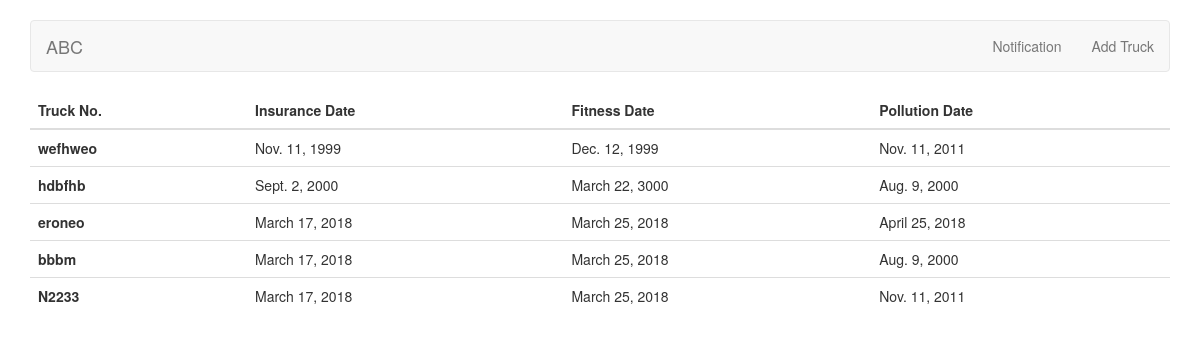
The page / on the database its author committed.
### data/models.py (models this page shows)
class AddTruck(models.Model):
    truck_number = models.CharField(max_length=10,null=False,blank=False)
    insurance_date = models.DateField(null=False,blank=False)
    fitness_date= models.DateField(null=False,blank=False)
    pollution_date = models.DateField(null=False, blank=False)

### ABC/views.py (the view)
# urls.py: url(r'^$',views.home,name='home' ),
def home(request):
    trucks = AddTruck.objects.all()
    return render(request,'data/home.html',{'trucks':trucks})

### templates/data/home.html (shortened to what this page needs)
{% extends 'base.html' %}
{% block content %}
<div class="container">
        <table class="table">
          <thead class="thead-dark">
            <tr>
              <th scope="col">Truck No.</th>
              <th scope="col">Insurance Date</th>
              <th scope="col">Fitness Date</th>
              <th scope="col">Pollution Date</th>
            </tr>
          </thead>
          <tbody>
          {% for truck in trucks %}
            <tr>
              <th scope="row">{{ truck.truck_number}}</th>
              <td>{{ truck.insurance_date }}</td>
              <td>{{ truck.fitness_date }}</td>
              <td>{{ truck.pollution_date }}</td>
            </tr>
           {% endfor %}
          </tbody>
        </table>
</div>
{% endblock %}

### templates/base.html (shortened to what this page needs)
<!DOCTYPE html>
<html lang="en">
<head>
    <link rel="stylesheet" href="//maxcdn.bootstrapcdn.com/bootstrap/3.3.7/css/bootstrap.min.css">
</head>
<body>
<br>
<div class="container">
      <nav class="navbar navbar-default">
        <div class="container-fluid">
          <div class="navbar-header">
            <a class="navbar-brand" href="/">ABC</a>
          </div>
            <ul class="nav navbar-nav navbar-right">
              <li><a href="{% url 'notification' %}">Notification</a></li>
              <li><a href="{% url 'truck' %}">Add Truck</a></li>
            </ul>
          </div>
        </div>
{% block content %}
{% endblock %}
</body>
</html>

### rows shown on the page
AddTruck: truck_number "wefhweo", insurance_date "Nov. 11, 1999", fitness_date "Dec. 12, 1999", pollution_date "Nov. 11, 2011"
AddTruck: truck_number "hdbfhb", insurance_date "Sept. 2, 2000", fitness_date "March 22, 3000", pollution_date "Aug. 9, 2000"
AddTruck: truck_number "eroneo", insurance_date "March 17, 2018", fitness_date "March 25, 2018", pollution_date "April 25, 2018"
AddTruck: truck_number "bbbm", insurance_date "March 17, 2018", fitness_date "March 25, 2018", pollution_date "Aug. 9, 2000"
AddTruck: truck_number "N2233", insurance_date "March 17, 2018", fitness_date "March 25, 2018", pollution_date "Nov. 11, 2011"
